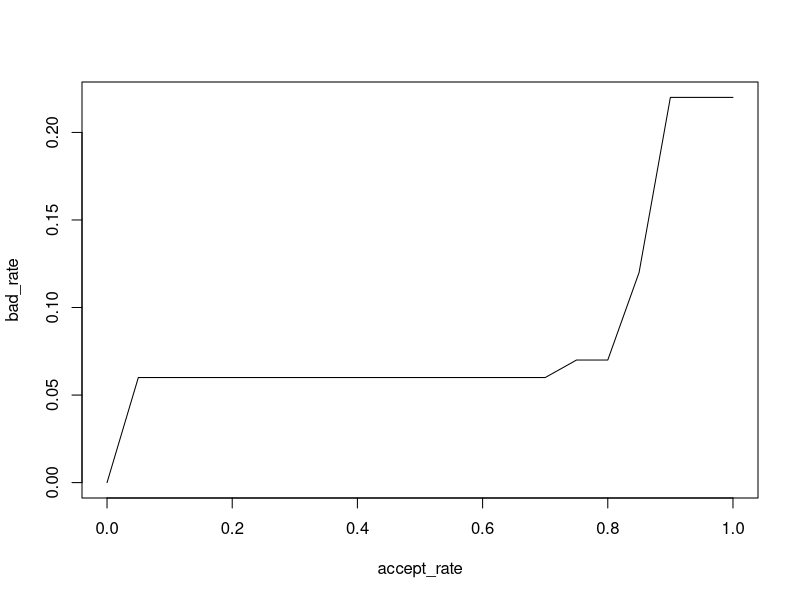
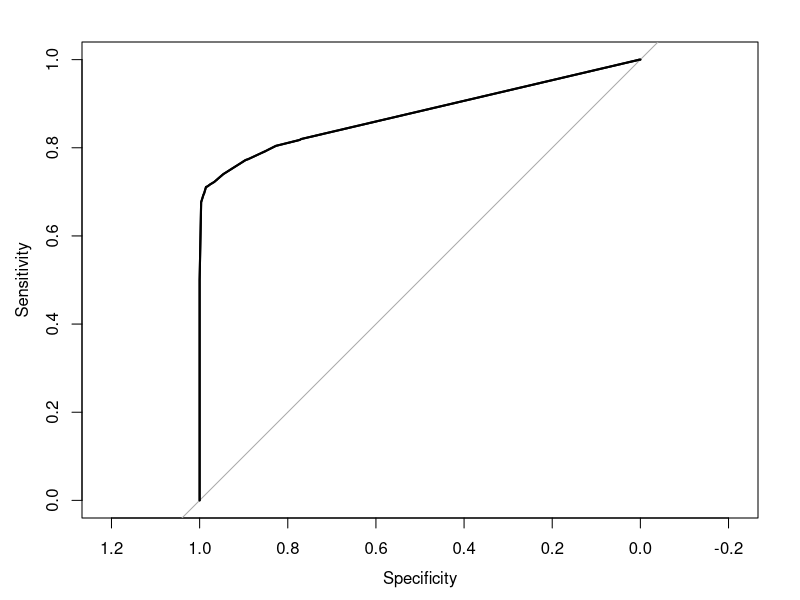

Source code (R) for these figures, in order:
# Get loan_data
setwd('C:/Users/jerem/Documents/GitHub/Credit-risk-in-R')
loan_data <- read.csv('loan_data_2.csv')
attach(loan_data)
colnames(loan_data)

#get packages
library(rpart)
library('pROC')

# Set seed of 567
set.seed(567)

#We recover the pruned weighted tree from the previous work
index_train <- sample(1:nrow(loan_data), 2/3*nrow(loan_data))
training_set <- loan_data[index_train, ]
test_set <- loan_data[-index_train, ]


undersample <- rpart(loan_status ~ ., data = training_set,
                     method = 'class', control = rpart.control(cp=0.001))
weights <- ifelse(training_set$loan_status == 1, 3, 1)
tree_weight <- rpart(loan_status ~ ., data = training_set,
                     method = 'class', control = rpart.control(minsplit = 5, minbucket = 2, cp = 0.001),
                     weights = weights)

index_min <- which.min(tree_weight$cptable[,'xerror'])
cp_min <- tree_weight$cptable[index_min, 'CP']
tree_weight_prune <- prune(tree_weight, cp = cp_min)

# We get the predictions for the probability of default for the test data
pred_weight_prune <- predict(tree_weight_prune, newdata = test_set)[,2]

# We set a cutoff rate of 80%, ie. the proportion of applications that should be accepted
cutoff <- quantile(pred_weight_prune, 0.8)
cutoff
accepted <- ifelse(pred_weight_prune > cutoff, 1, 0)

# We get the actual default status of the accepted applications
accepted_status <- test_set$loan_status[accepted == 0]

# And we consider how many of the accepted applications ended in default
sum(accepted_status)/length(accepted_status)

# We make a function which does this for the different models we worked with
strategy <- function(pred_set) {
  cutoff = rep(NA, 21)
  bad_rate= rep(NA, 21)
  accept_rate = seq(1, 0, by=-0.05)
  for (i in 1:21) {
    cutoff[i] = quantile(pred_set, accept_rate[i])
    acc_i = ifelse(pred_set > cutoff[i], 1, 0)
    acc_status_i = test_set$loan_status[acc_i == 0]
    bad_rate[i] = sum(acc_status_i)/length(acc_status_i)
  }
  
  table = cbind(accept_rate, cutoff= round(cutoff, 2), bad_rate = round(bad_rate, 2))
  return(table)
}

# We use this function to see the bad rate for the un-pruned weighted predictions
pred_weight <- predict(tree_weight, newdata = test_set)[,2]
strat_weight <- strategy(pred_weight)

# And we plot the bad rate against the accept rate
plot(strat_weight[,c('accept_rate','bad_rate')], type='l')

# We get the ROC curve for the two models
ROC_weight <- roc(test_set$loan_status, pred_weight)
ROC_prune <- roc(test_set$loan_status, pred_weight_prune)

# And we plot these, we see that actually they have almost exactly the same curve
plot(ROC_weight)
lines(ROC_prune)

# We compute the area under the curve
# Noting that an area closer to 1 is best
auc(ROC_weight)


